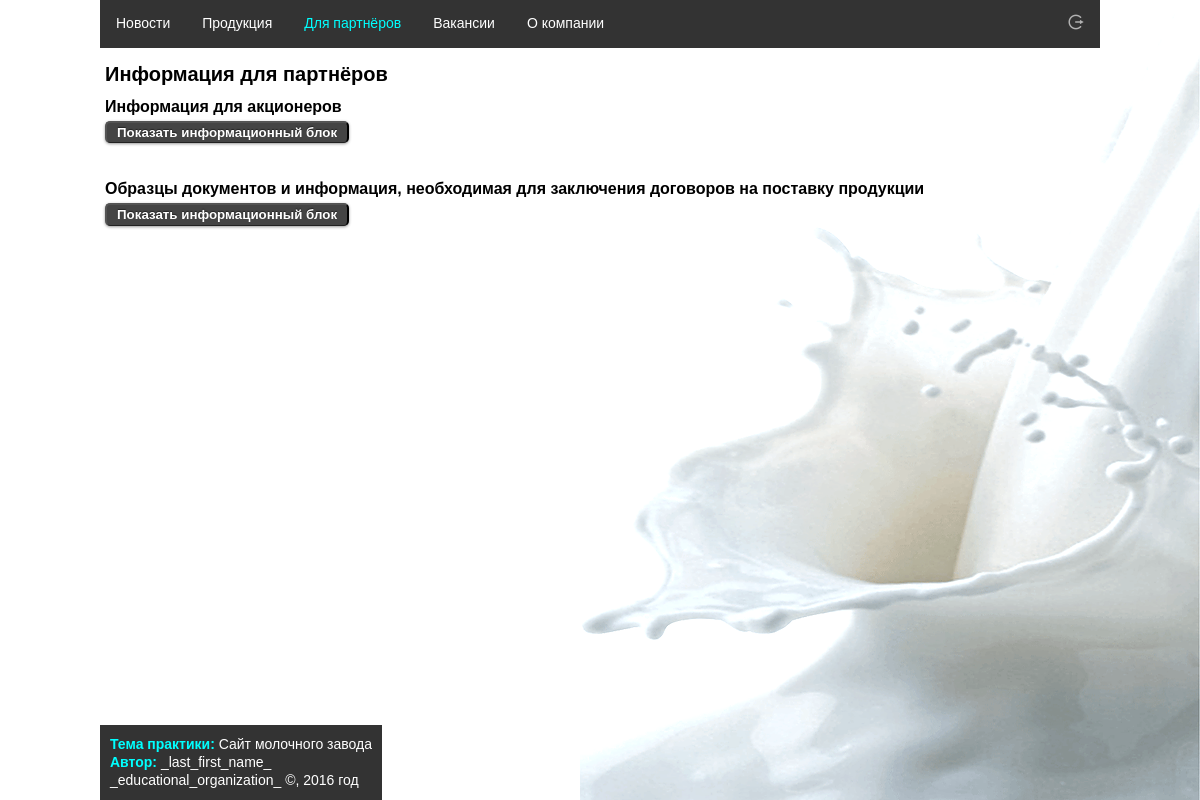
The page /php-scripts/partners on the database its author committed.
### tables this page shows
CREATE TABLE partners (
   id INT UNSIGNED AUTO_INCREMENT NOT NULL,
   header VARCHAR(255) NOT NULL,
   body VARCHAR(2500) NOT NULL,
  PRIMARY KEY (id)
);

### php-scripts/db/db.php (called while the page is built, shortened)
<?php
class DB
{
    private $connection;
    private static $instance = null;
    public static function getInstance(){
        if(self::$instance === null){
            self::$instance = new DB();
            self::$instance->DBConnection();
        }
        return self::$instance;
    }
    private function DBConnection(){
        $this->connection = new PDO('mysql:dbname='.DB_NAME.';host='.DB_HOST.';port='.DB_PORT.
            ';charset='.DB_CHAR, DB_USER, DB_PASS);
    }
    private function getQueryMetadata($query, $parameters){
        $final_query_string = $query;
        return array ('parameters' => $parameters, 'final_query_string' => $final_query_string);
    }
    public function executeQuery($query, $parameters = array()){
        $query_metadata = $this->getQueryMetadata($query, $parameters);
        $parameters = $query_metadata['parameters'];
        $this->statement = $this->connection->prepare($query);
        $res = $this->statement->execute();
        $err = $this->statement->errorInfo();
        $final_data['stmt'] = $this->statement;
        $final_data['rows'] = ($res !== FALSE) ? $this->statement->rowCount() : -1;
        $final_data['cols'] = ($res !== FALSE) ? $this->statement->columnCount() : -1;
        $final_data['errn'] = $err[1];
        $final_data['errt'] = $err[2];
        return $final_data;
    }
}

### php-scripts/inc/partners/partners-info.php (called while the page is built)
<?php
try {
    $r = DB::getInstance()->executeQuery("SELECT id, header, body FROM partners");
    if ($r['rows'] !== 0) {
        $partners = $r['stmt']->fetchAll(PDO::FETCH_ASSOC);
    }
} catch (Exception $e) {
    $_SESSION["errormsg"] = $e->getMessage();
}

### php-scripts/tpl/tpl-partners/partners-info.tpl.php (the view, shortened to what this page needs)
<h1>Информация для партнёров</h1>
<?php if (isset($partners)) { ?>
    <?php $ind = 1; ?>
    <?php foreach($partners as $value) { ?>
        <div class="section">
            <h2><?= $value['header'] ?></h2>
            <button id='<?php echo 'showButton'.$ind ?>' onclick=
            '<?php echo 'showDescription("hideblock'.$ind.'", "showButton'.$ind.'");' ?>'>
                Показать информационный блок
            </button>
        </div>
        <?php $ind++; ?>
    <?php } ?>
<?php } else { ?>
    <div class="section">
        <p>Список информации для партнёров пуст</p>
    </div>
<?php } ?>

### php-scripts/tpl/css/style.css (style rules this page uses)
html, body, div, span, applet, object, iframe, h1, h2, h3, h4, h5, h6, p, blockquote, pre, a, abbr, acronym, address, big, cite, code, del, dfn, em, img, ins, kbd, q, s, samp, small, strike, strong, sub, sup, tt, var, b, u, i, center, dl, dt, dd, ol, ul, li, fieldset, form, label, legend, table, caption, tbody, tfoot, thead, tr, th, td, article, aside, canvas, details, embed, figure, figcaption, footer, header, hgroup, menu, nav, output, ruby, section, summary, time, mark, audio, video { margin: 0; padding: 0; border: 0; font-size: 100%; font: inherit; vertical-align: baseline; }
body { line-height: 1; }
html { height: 100%; }
body { font: 14px/18px Arial, sans-serif; width: 100%; height: 100%; background: url("../images/background.png") no-repeat right bottom; background-attachment: fixed; }
.content h1 { margin: 15px 5px; font-size: 20px; font-weight: bold; }
.content h2 { margin: 10px 0 5px; font-size: 16px; font-weight: bold; }
.content .section { margin: 15px 5px 35px; }
button { background: #444; display: inline-block; padding: 3px 10px 3px; color: #fff; text-decoration: none; font-weight: bold; line-height: 1; -moz-border-radius: 5px; -webkit-border-radius: 5px; -moz-box-shadow: 0 1px 3px #999; -webkit-box-shadow: 0 1px 3px #999; text-shadow: 0 -1px 1px #222; border-bottom: 1px solid #222; position: relative; cursor: pointer; margin-bottom: 2px; }

### rows shown on the page
partners: header "Информация для акционеров"
partners: header "Образцы документов и информация, необходимая для заключения договоров на поставку продукции"
